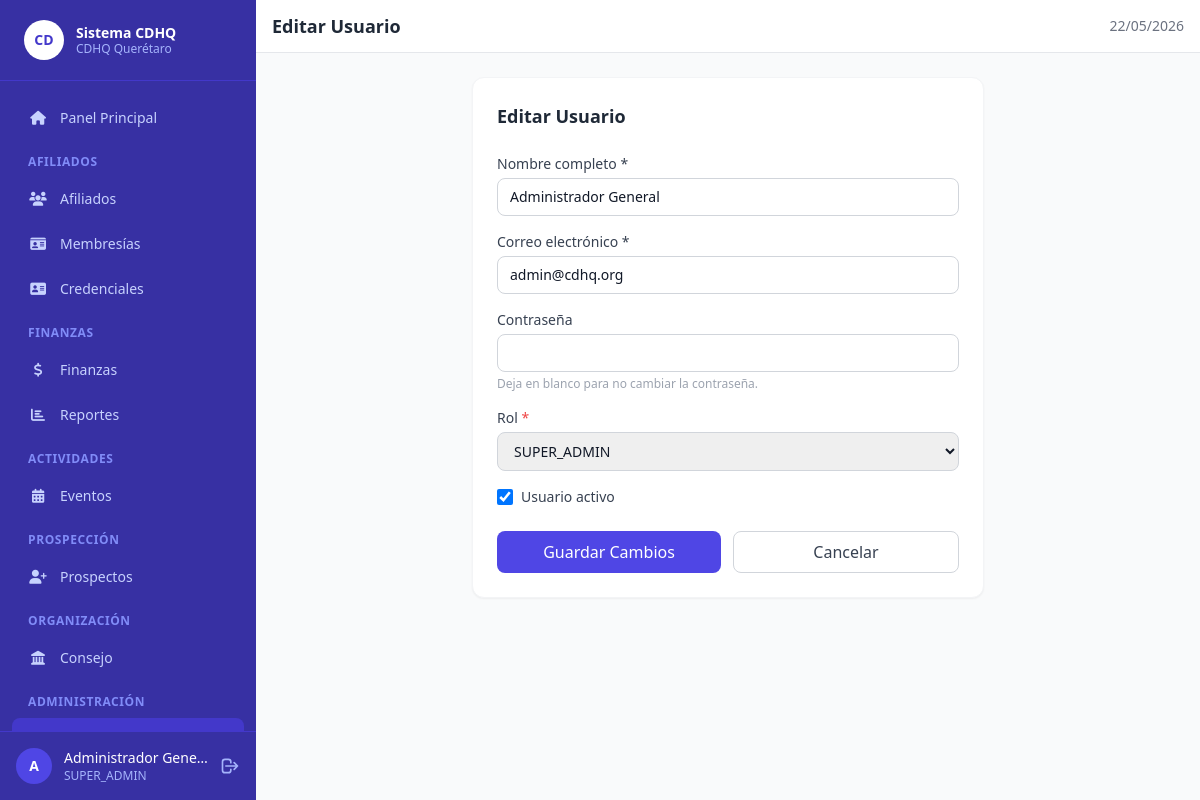
Screenshot of /users/1/edit (signed in) with the database file from the repository.
### tables this page shows
CREATE TABLE IF NOT EXISTS `users` (
    `id`         INT UNSIGNED AUTO_INCREMENT PRIMARY KEY,
    `name`       VARCHAR(120) NOT NULL,
    `email`      VARCHAR(160) NOT NULL UNIQUE,
    `password`   VARCHAR(255) NOT NULL,
    `role`       ENUM('SUPER_ADMIN','ADMIN_MEMBRESIAS','ADMIN_FINANCIERO','COORD_EVENTOS','EJECUTIVO_PROSPECTOS','AFILIADO')
                 NOT NULL DEFAULT 'AFILIADO',
    `active`     TINYINT(1) NOT NULL DEFAULT 1,
    `created_at` DATETIME NOT NULL DEFAULT CURRENT_TIMESTAMP,
    `updated_at` DATETIME NOT NULL DEFAULT CURRENT_TIMESTAMP ON UPDATE CURRENT_TIMESTAMP
);

### core/Controller.php (called while the page is built, shortened)
<?php
abstract class Controller {
    protected string $viewPath;
    public function __construct() {
        $this->viewPath = VIEWS_PATH;
    }
    protected function view(string $view, array $data = []): void {
        $data['base_url']      = BASE_URL;
        $data['current_user']  = Auth::currentUser();
        $data['app_name']      = APP_NAME;
        extract($data, EXTR_SKIP);
        $viewFile = $this->viewPath . '/' . str_replace('.', '/', $view) . '.php';
        require $viewFile;
    }
}

### app/controllers/UsersController.php (called while the page is built, shortened)
<?php
require_once CORE_PATH . '/Controller.php';
class UsersController extends Controller {
    public function edit(string $id): void {
        $userModel = new User();
        $user = $userModel->find((int)$id);
        $this->view('users/edit', ['title' => 'Editar Usuario', 'user' => $user, 'roles' => ALL_ROLES]);
    }
}

### index.php (called while the page is built, shortened)
<?php
require_once __DIR__ . '/config/config.php';
require_once CORE_PATH . '/Database.php';
require_once CORE_PATH . '/Model.php';
require_once CORE_PATH . '/Controller.php';
require_once CORE_PATH . '/Router.php';
$router = new Router();
$router->get('login',         'AuthController', 'showLogin');
$router->post('login',        'AuthController', 'login');
$router->get('logout',        'AuthController', 'logout');
$router->get('',              'DashboardController', 'index');
$router->get('dashboard',     'DashboardController', 'index');
$router->get('users',         'UsersController', 'index');
$router->get('users/create',  'UsersController', 'create');
$router->post('users/create', 'UsersController', 'store');
$router->get('users/:id/edit','UsersController', 'edit');
$router->post('users/:id/edit','UsersController','update');
$router->post('users/:id/toggle','UsersController','toggle');
$router->post('users/:id/delete','UsersController','destroy');
$router->get('affiliates',               'AffiliatesController', 'index');
$router->get('affiliates/create',        'AffiliatesController', 'create');
$router->post('affiliates/create',       'AffiliatesController', 'store');
$router->get('affiliates/:id',           'AffiliatesController', 'show');
$router->get('affiliates/:id/edit',      'AffiliatesController', 'edit');
$router->post('affiliates/:id/edit',     'AffiliatesController', 'update');
$router->post('affiliates/:id/status',   'AffiliatesController', 'changeStatus');
$router->get('subscriptions',            'SubscriptionsController', 'index');
$router->get('subscriptions/create',     'SubscriptionsController', 'create');
$router->post('subscriptions/create',    'SubscriptionsController', 'store');
$router->get('financial',                'FinancialController', 'index');
$router->get('financial/create',         'FinancialController', 'create');
$router->post('financial/create',        'FinancialController', 'store');
$router->get('events',                   'EventsController', 'index');
$router->get('events/create',            'EventsController', 'create');
$router->post('events/create',           'EventsController', 'store');
$router->get('events/:id',               'EventsController', 'show');
$router->post('events/:id/register',     'EventsController', 'register');
$router->post('events/:id/status',       'EventsController', 'changeStatus');
$router->get('prospects',                'ProspectsController', 'index');
$router->get('prospects/create',         'ProspectsController', 'create');
$router->post('prospects/create',        'ProspectsController', 'store');
$router->get('prospects/:id/edit',       'ProspectsController', 'edit');
$router->post('prospects/:id/edit',      'ProspectsController', 'update');
$router->post('prospects/:id/note',      'ProspectsController', 'addNote');
$router->post('prospects/:id/convert',   'ProspectsController', 'convert');
$router->get('reports',                  'ReportsController', 'index');
$router->get('credentials/:id',          'CredentialsController', 'show');
$router->get('council',                  'CouncilController', 'index');
$router->get('council/positions',        'CouncilController', 'positions');
$router->post('council/positions/create','CouncilController', 'createPosition');
$router->get('council/assignments',      'CouncilController', 'assignments');
$router->post('council/assignments/create','CouncilController','createAssignment');
$router->get('config',                   'ConfigController', 'index');
$router->post('config',                  'ConfigController', 'update');
$requestUri = parse_url($_SERVER['REQUEST_URI'] ?? '/', PHP_URL_PATH) ?? '/';
$basePath   = rtrim(parse_url(BASE_URL, PHP_URL_PATH) ?? '', '/');
$url        = ltrim(substr($requestUri, strlen($basePath)), '/');
$router->dispatch($url);

### core/Database.php (called while the page is built, shortened)
<?php
class Database {
    private static ?Database $instance = null;
    private PDO $pdo;
    private function __construct() {
        $dsn = sprintf(
            'mysql:host=%s;dbname=%s;charset=%s',
            DB_HOST, DB_NAME, DB_CHARSET
        );
        $options = [
            PDO::ATTR_ERRMODE            => PDO::ERRMODE_EXCEPTION,
            PDO::ATTR_DEFAULT_FETCH_MODE => PDO::FETCH_ASSOC,
            PDO::ATTR_EMULATE_PREPARES   => false,
            PDO::MYSQL_ATTR_INIT_COMMAND => "SET NAMES utf8mb4 COLLATE utf8mb4_unicode_ci",
        ];
        $this->pdo = new PDO($dsn, DB_USER, DB_PASS, $options);
    }
    public static function getInstance(): Database {
        if (self::$instance === null) {
            self::$instance = new self();
        }
        return self::$instance;
    }
    public function query(string $sql, array $params = []): PDOStatement {
        $stmt = $this->pdo->prepare($sql);
        $stmt->execute($params);
        return $stmt;
    }
    public function fetchOne(string $sql, array $params = []): ?array {
        $row = $this->query($sql, $params)->fetch();
        return $row === false ? null : $row;
    }
}

### core/Model.php (called while the page is built, shortened)
<?php
abstract class Model {
    protected Database $db;
    protected string $table = '';
    protected string $primaryKey = 'id';
    public function __construct() {
        $this->db = Database::getInstance();
    }
    public function find(int $id): ?array {
        return $this->db->fetchOne(
            "SELECT * FROM `{$this->table}` WHERE `{$this->primaryKey}` = ?",
            [$id]
        );
    }
}

### app/views/users/_form.php (the view, shortened to what this page needs)
<?php
$u = $user ?? [];
function field(string $label, string $name, string $type = 'text', $val = '', bool $required = false): void {
    $id  = htmlspecialchars($name);
    $val = htmlspecialchars((string)$val);
    $req = $required ? 'required' : '';
    echo "<div class='mb-4'>
        <label for='{$id}' class='block text-sm font-medium text-gray-700 mb-1'>{$label}" . ($required ? ' <span class=\"text-red-500\">*</span>' : '') . "</label>
        <input type='{$type}' id='{$id}' name='{$id}' value='{$val}' {$req}
               class='w-full px-3 py-2 border border-gray-300 rounded-lg focus:ring-2 focus:ring-indigo-500 outline-none text-sm transition'>
    </div>";
}
?>
<?php field('Nombre completo', 'name', 'text', $u['name'] ?? '', true) ?>
<?php if (isset($u['id'])): ?><p class="text-xs text-gray-400 -mt-3 mb-4">Deja en blanco para no cambiar la contraseña.</p><?php endif; ?>
<div class="mb-4">
    <label for="role" class="block text-sm font-medium text-gray-700 mb-1">Rol <span class="text-red-500">*</span></label>
    <select id="role" name="role" required
            class="w-full px-3 py-2 border border-gray-300 rounded-lg focus:ring-2 focus:ring-indigo-500 outline-none text-sm transition">
        <?php foreach ($roles as $r): ?>
        <option value="<?= htmlspecialchars($r) ?>" <?= ($u['role'] ?? '') === $r ? 'selected' : '' ?>>
            <?= htmlspecialchars($r) ?>
        </option>
        <?php endforeach; ?>
    </select>
</div>
<div class="mb-4 flex items-center gap-2">
    <input type="checkbox" id="active" name="active" value="1"
           <?= !isset($u['id']) || !empty($u['active']) ? 'checked' : '' ?>
           class="w-4 h-4 text-indigo-600 border-gray-300 rounded focus:ring-indigo-500">
    <label for="active" class="text-sm text-gray-700">Usuario activo</label>
</div>

### core/Router.php (shortened to what this page needs)
<?php
class Router {
    private array $routes = [];
    public function add(string $method, string $pattern, string $controller, string $action): void {
        $this->routes[] = compact('method', 'pattern', 'controller', 'action');
    }
    public function dispatch(string $url): void {
        $requestMethod = $_SERVER['REQUEST_METHOD'] ?? 'GET';
        $url = trim($url, '/');
        foreach ($this->routes as $route) {
            if (strtoupper($route['method']) !== strtoupper($requestMethod)) {
                continue;
            }
            $pattern = $this->buildPattern($route['pattern']);
            if (preg_match($pattern, $url, $matches)) {
                array_shift($matches);
                $params = array_values(array_filter($matches, 'is_int', ARRAY_FILTER_USE_KEY));
                $this->invoke($route['controller'], $route['action'], $params);
                return;
            }
        }
    }
    private function buildPattern(string $pattern): string {
        $pattern = trim($pattern, '/');
        $pattern = preg_replace('/:([a-zA-Z_]+)/', '(?P<$1>[^/]+)', $pattern);
        return '#^' . $pattern . '$#';
    }
    private function invoke(string $controllerName, string $action, array $params): void {
        $controller = new $controllerName();
        call_user_func_array([$controller, $action], $params);
    }
}

### app/views/layout/navbar.php (shortened to what this page needs)
<?php
$currentUser = $current_user ?? Auth::currentUser();
$role = $currentUser['role'] ?? '';
$currentPath = trim(parse_url($_SERVER['REQUEST_URI'] ?? '', PHP_URL_PATH), '/');
$baseStripped = ltrim(str_replace(
    rtrim(parse_url(BASE_URL, PHP_URL_PATH), '/'), '', '/' . $currentPath
), '/');
function navLink(string $href, string $label, string $icon, string $current, string $base): string {
    $path = ltrim($href, '/');
    $active = ($current === $path || strpos($current, $path . '/') === 0) && $path !== '';
    $class  = $active ? 'sidebar-link active' : 'sidebar-link text-indigo-200';
    return '<a href="' . BASE_URL . '/' . $href . '" class="' . $class . '">'
         . '<span class="w-5 flex-shrink-0 text-center">' . $icon . '</span>'
         . '<span>' . htmlspecialchars($label) . '</span>'
         . '</a>';
}
?>
<div class="flex h-screen overflow-hidden">
<aside id="sidebar" class="w-64 bg-indigo-800 text-white flex flex-col flex-shrink-0 transition-transform duration-200 z-30
    fixed inset-y-0 left-0 lg:static lg:translate-x-0 -translate-x-full" aria-label="Sidebar">
    <div class="px-6 py-5 border-b border-indigo-700 flex items-center gap-3">
        <div class="w-10 h-10 bg-white rounded-full flex items-center justify-center flex-shrink-0">
            <span class="text-indigo-700 font-bold text-sm">CD</span>
        </div>
        <div>
            <p class="font-bold text-sm leading-tight">Sistema CDHQ</p>
            <p class="text-indigo-300 text-xs leading-tight">CDHQ Querétaro</p>
        </div>
    </div>
    <nav class="flex-1 overflow-y-auto px-3 py-4 space-y-1">
        <?= navLink('dashboard', 'Panel Principal', '<i class="fas fa-home fa-fw"></i>', $baseStripped, BASE_URL) ?>
        <?php if (in_array($role, [ROLE_SUPER_ADMIN, ROLE_ADMIN_MEMBRESIAS, ROLE_EJECUTIVO_PROSPECTOS])): ?>
        <p class="px-4 pt-3 pb-1 text-xs font-semibold uppercase text-indigo-400 tracking-wider">Afiliados</p>
        <?= navLink('affiliates', 'Afiliados', '<i class="fas fa-users fa-fw"></i>', $baseStripped, BASE_URL) ?>
        <?= navLink('subscriptions', 'Membresías', '<i class="fas fa-id-card fa-fw"></i>', $baseStripped, BASE_URL) ?>
        <?= navLink('credentials/1', 'Credenciales', '<i class="fas fa-address-card fa-fw"></i>', $baseStripped, BASE_URL) ?>
        <?php endif; ?>
        <?php if (in_array($role, [ROLE_SUPER_ADMIN, ROLE_ADMIN_FINANCIERO])): ?>
        <p class="px-4 pt-3 pb-1 text-xs font-semibold uppercase text-indigo-400 tracking-wider">Finanzas</p>
        <?= navLink('financial', 'Finanzas', '<i class="fas fa-dollar-sign fa-fw"></i>', $baseStripped, BASE_URL) ?>
        <?= navLink('reports', 'Reportes', '<i class="fas fa-chart-bar fa-fw"></i>', $baseStripped, BASE_URL) ?>
        <?php endif; ?>
        <?php if (in_array($role, [ROLE_SUPER_ADMIN, ROLE_ADMIN_MEMBRESIAS, ROLE_COORD_EVENTOS, ROLE_AFILIADO])): ?>
        <p class="px-4 pt-3 pb-1 text-xs font-semibold uppercase text-indigo-400 tracking-wider">Actividades</p>
        <?= navLink('events', 'Eventos', '<i class="fas fa-calendar-alt fa-fw"></i>', $baseStripped, BASE_URL) ?>
        <?php endif; ?>
        <?php if (in_array($role, [ROLE_SUPER_ADMIN, ROLE_ADMIN_MEMBRESIAS, ROLE_EJECUTIVO_PROSPECTOS])): ?>
        <p class="px-4 pt-3 pb-1 text-xs font-semibold uppercase text-indigo-400 tracking-wider">Prospección</p>
        <?= navLink('prospects', 'Prospectos', '<i class="fas fa-user-plus fa-fw"></i>', $baseStripped, BASE_URL) ?>
        <?php endif; ?>
        <?php if (in_array($role, [ROLE_SUPER_ADMIN, ROLE_ADMIN_MEMBRESIAS])): ?>
        <p class="px-4 pt-3 pb-1 text-xs font-semibold uppercase text-indigo-400 tracking-wider">Organización</p>
        <?= navLink('council', 'Consejo', '<i class="fas fa-landmark fa-fw"></i>', $baseStripped, BASE_URL) ?>
        <?php endif; ?>
        <?php if ($role === ROLE_SUPER_ADMIN): ?>
        <p class="px-4 pt-3 pb-1 text-xs font-semibold uppercase text-indigo-400 tracking-wider">Administración</p>
        <?= navLink('users', 'Usuarios', '<i class="fas fa-user fa-fw"></i>', $baseStripped, BASE_URL) ?>
        <?php endif; ?>
    </nav>
    <div class="px-4 py-4 border-t border-indigo-700">
        <div class="flex items-center gap-3">
            <div class="w-9 h-9 bg-indigo-600 rounded-full flex items-center justify-center text-sm font-bold flex-shrink-0">
                <?= htmlspecialchars(mb_strtoupper(mb_substr($currentUser['name'] ?? 'U', 0, 1))) ?>
            </div>
            <div class="min-w-0 flex-1">
                <p class="text-sm font-medium truncate"><?= htmlspecialchars($currentUser['name'] ?? '') ?></p>
                <p class="text-xs text-indigo-300 truncate"><?= htmlspecialchars($role) ?></p>
            </div>
            <a href="<?= BASE_URL ?>/logout" class="text-indigo-300 hover:text-white ml-auto" title="Cerrar sesión">
                <svg class="w-5 h-5" fill="none" stroke="currentColor" viewBox="0 0 24 24">
                    <path stroke-linecap="round" stroke-linejoin="round" stroke-width="2"
                          d="M17 16l4-4m0 0l-4-4m4 4H7m6 4v1a3 3 0 01-3 3H6a3 3 0 01-3-3V7a3 3 0 013-3h4a3 3 0 013 3v1"/>
                </svg>
            </a>
        </div>
    </div>
</aside>
<div class="flex-1 flex flex-col min-w-0 overflow-hidden">
    <header class="bg-white border-b border-gray-200 px-4 py-3 flex items-center gap-4 flex-shrink-0">
        <h1 class="text-lg font-semibold text-gray-800 flex-1"><?= htmlspecialchars($title ?? '') ?></h1>
        <span class="text-sm text-gray-500 hidden sm:block"><?= date('d/m/Y') ?></span>
    </header>
    <main class="flex-1 overflow-y-auto p-4 lg:p-6">

### app/views/layout/header.php (style rules this page uses)
.sidebar-link { display: flex; align-items: center; gap: 0.75rem; padding: 0.625rem 1rem; border-radius: 0.5rem; font-size: 0.875rem; font-weight: 500; width: 100%; transition: color 150ms, background-color 150ms; }
.sidebar-link.active { background-color: rgb(67 56 202); color: #fff; }

### rows the page displays
users: name "A", name "Administrador Gene…", role "SUPER_ADMIN", name "Administrador General", email "admin@cdhq.org", active "☑"

### other values shown
$label "Panel Principal Afiliados Membresías Credenciales Finanzas Reportes Eventos Prospectos Consejo"
$label "Nombre completo Correo electrónico Contraseña"
